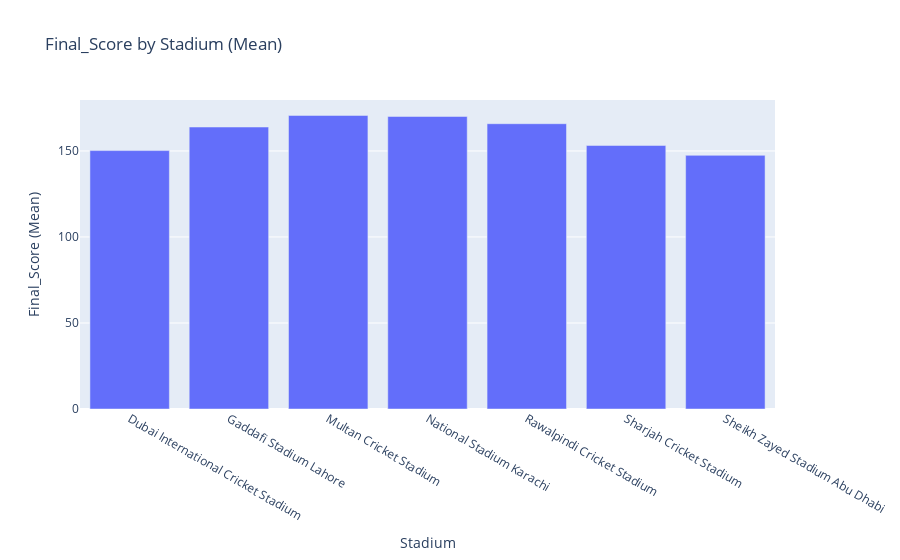

This figure's notebook cell:
### Code cell
# DISCLAIMER: 'df' refers to the data you passed in when calling 'dtale.show'

import pandas as pd

if isinstance(df, (pd.DatetimeIndex, pd.MultiIndex)):
	df = df.to_frame(index=False)

# remove any pre-existing indices for ease of use in the D-Tale code, but this is not required
df = df.reset_index().drop('index', axis=1, errors='ignore')
df.columns = [str(c) for c in df.columns]  # update columns to strings in case they are numbers

chart_data = pd.concat([
	df['Stadium'],
	df['Final_Score'],
], axis=1)
chart_data = chart_data.sort_values(['Stadium'])
chart_data = chart_data.rename(columns={'Stadium': 'x'})
chart_data = chart_data.groupby(['x'])[['Final_Score']].mean().reset_index()
chart_data = chart_data.dropna()

import plotly.graph_objs as go

charts = []
charts.append(go.Bar(
    x=chart_data['x'],
    y=chart_data['Final_Score']
))
figure = go.Figure(data=charts, layout=go.Layout({
    'barmode': 'group',
    'legend': {'orientation': 'h'},
    'title': {'text': 'Final_Score by Stadium (Mean)'},
    'xaxis': {'title': {'text': 'Stadium'}},
    'yaxis': {'tickformat': '.0f', 'title': {'text': 'Final_Score (Mean)'}}
}))

# If you're having trouble viewing your chart in your notebook try passing your 'chart' into this snippet:

# from plotly.offline import iplot, init_notebook_mode

# init_notebook_mode(connected=True)
# chart.pop('id', None) # for some reason iplot does not like 'id'
# iplot(chart)
# DISCLAIMER: 'df' refers to the data you passed in when calling 'dtale.show'

import pandas as pd

if isinstance(df, (pd.DatetimeIndex, pd.MultiIndex)):
	df = df.to_frame(index=False)

# remove any pre-existing indices for ease of use in the D-Tale code, but this is not required
df = df.reset_index().drop('index', axis=1, errors='ignore')
df.columns = [str(c) for c in df.columns]  # update columns to strings in case they are numbers

chart_data = pd.concat([
	df['Stadium'],
	df['Final_Score'],
], axis=1)
chart_data = chart_data.sort_values(['Stadium'])
chart_data = chart_data.rename(columns={'Stadium': 'x'})
chart_data = chart_data.groupby(['x'])[['Final_Score']].mean().reset_index()
chart_data = chart_data.dropna()

import plotly.graph_objs as go

charts = []
charts.append(go.Bar(
	x=chart_data['x'],
	y=chart_data['Final_Score']
))
figure = go.Figure(data=charts, layout=go.Layout({
    'barmode': 'group',
    'legend': {'orientation': 'h'},
    'title': {'text': 'Final_Score by Stadium (Mean)'},
    'xaxis': {'title': {'text': 'Stadium'}},
    'yaxis': {'tickformat': '.0f', 'title': {'text': 'Final_Score (Mean)'}}
}))

# If you're having trouble viewing your chart in your notebook try passing your 'chart' into this snippet:

from plotly.offline import iplot, init_notebook_mode

init_notebook_mode(connected=True)
figure.pop('id', None) # for some reason iplot does not like 'id'
iplot(figure)

### Figure 1 — Plotly figure (JSON) as saved in the notebook; plotly's stock layout.template omitted (floating-point values rounded to 4 significant figures)
{"data": [{"type": "bar", "x": ["Dubai International Cricket Stadium", "Gaddafi Stadium Lahore", "Multan Cricket Stadium", "National Stadium Karachi", "Rawalpindi Cricket Stadium", "Sharjah Cricket Stadium", "Sheikh Zayed Stadium Abu Dhabi"], "y": [150.2, 163.9, 170.6, 170.0, 165.8, 153.2, 147.4]}], "layout": {"barmode": "group", "legend": {"orientation": "h"}, "title": {"text": "Final_Score by Stadium (Mean)"}, "xaxis": {"title": {"text": "Stadium"}}, "yaxis": {"tickformat": ".0f", "title": {"text": "Final_Score (Mean)"}}}}
